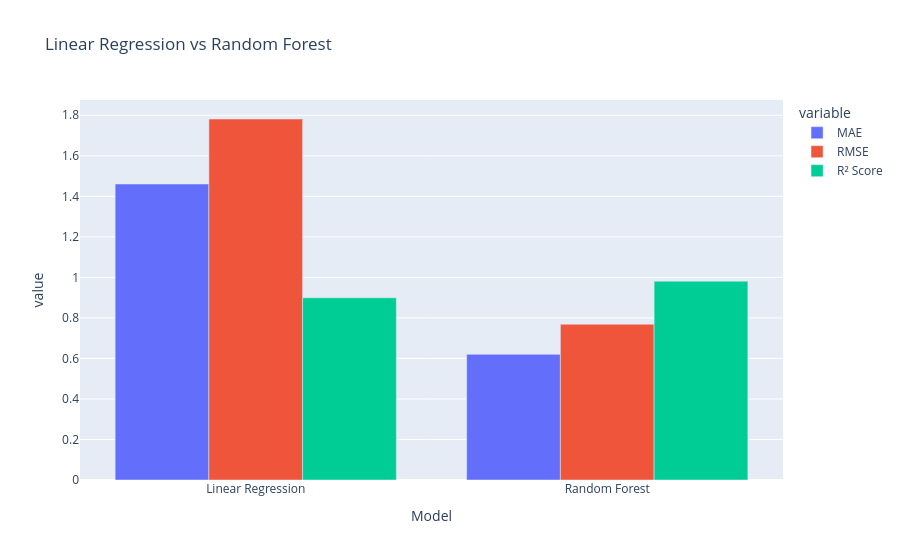

The code cell stored with this chart in its notebook:
### Code cell
fig = px.bar(
    model_comparison,
    x="Model",
    y=["MAE", "RMSE", "R² Score"],
    barmode="group",
    title="Linear Regression vs Random Forest"
)

fig.show()

### Figure 1 — Plotly figure (JSON) as saved in the notebook; plotly's stock layout.template omitted (floating-point values rounded to 4 significant figures)
{"data": [{"alignmentgroup": "True", "hovertemplate": "variable=MAE<br>Model=%{x}<br>value=%{y}<extra></extra>", "legendgroup": "MAE", "marker": {"color": "#636efa", "pattern": {"shape": ""}}, "name": "MAE", "offsetgroup": "MAE", "orientation": "v", "showlegend": true, "textposition": "auto", "type": "bar", "x": ["Linear Regression", "Random Forest"], "xaxis": "x", "y": [1.461, 0.6201], "yaxis": "y"}, {"alignmentgroup": "True", "hovertemplate": "variable=RMSE<br>Model=%{x}<br>value=%{y}<extra></extra>", "legendgroup": "RMSE", "marker": {"color": "#EF553B", "pattern": {"shape": ""}}, "name": "RMSE", "offsetgroup": "RMSE", "orientation": "v", "showlegend": true, "textposition": "auto", "type": "bar", "x": ["Linear Regression", "Random Forest"], "xaxis": "x", "y": [1.782, 0.7686], "yaxis": "y"}, {"alignmentgroup": "True", "hovertemplate": "variable=R² Score<br>Model=%{x}<br>value=%{y}<extra></extra>", "legendgroup": "R² Score", "marker": {"color": "#00cc96", "pattern": {"shape": ""}}, "name": "R² Score", "offsetgroup": "R² Score", "orientation": "v", "showlegend": true, "textposition": "auto", "type": "bar", "x": ["Linear Regression", "Random Forest"], "xaxis": "x", "y": [0.8994, 0.9813], "yaxis": "y"}], "layout": {"barmode": "group", "legend": {"title": {"text": "variable"}, "tracegroupgap": 0}, "title": {"text": "Linear Regression vs Random Forest"}, "xaxis": {"anchor": "y", "domain": [0, 1], "title": {"text": "Model"}}, "yaxis": {"anchor": "x", "domain": [0, 1], "title": {"text": "value"}}}}
